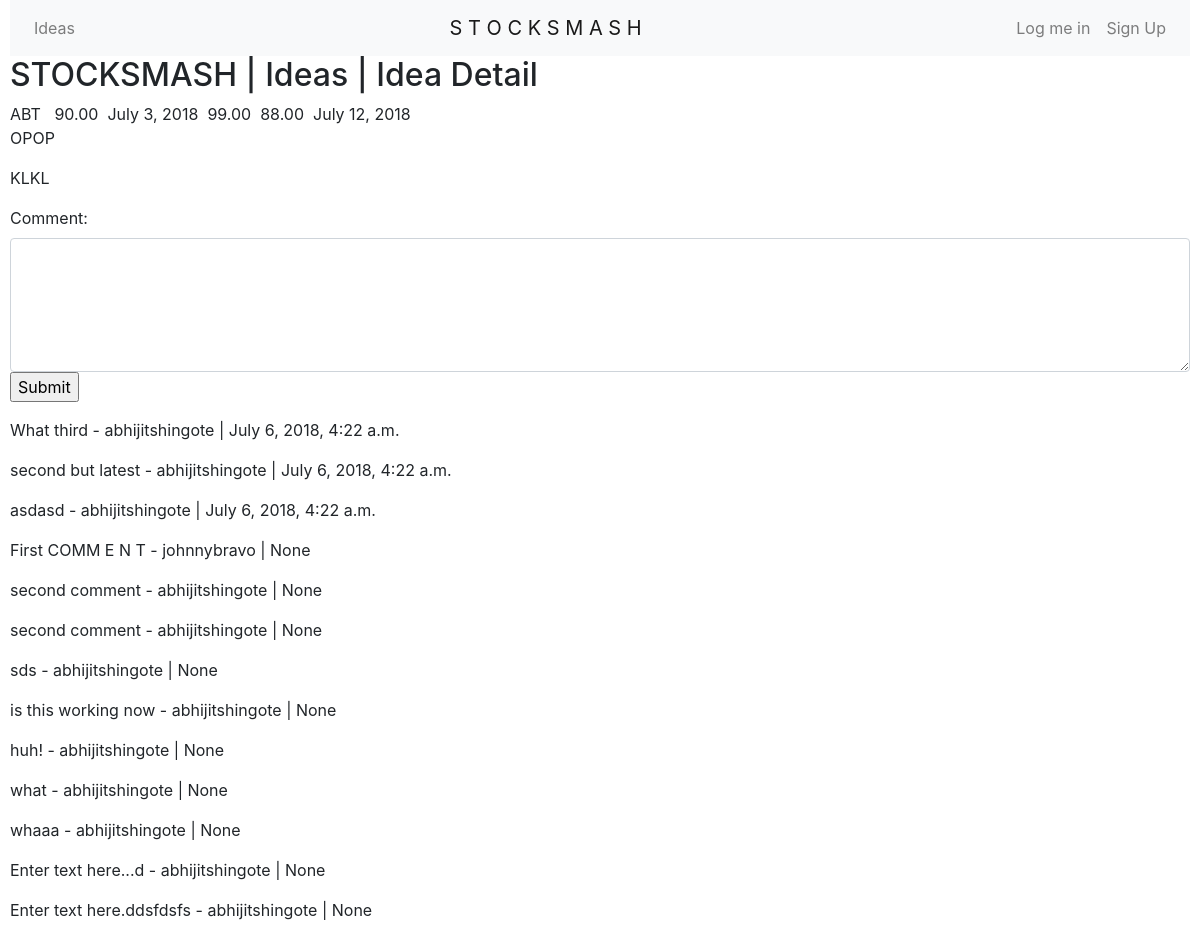
/ideas/13/, run on the app's committed database.
### ideas/models.py (models this page shows, shortened)
class Idea(models.Model):
	tickersymbol=models.ForeignKey('stocks.Stock',on_delete=models.CASCADE)
	buyprice=models.DecimalField(decimal_places=2,max_digits=9)
	buytimestamp=models.DateField(auto_now=True)
	targetprice=models.DecimalField(decimal_places=2,max_digits=9)
	tradeenddate=models.DateField()
	stoplossprice=models.DecimalField(decimal_places=2,max_digits=9)
	shortthesis=models.TextField(max_length=100)
	longthesis=models.TextField()
	user=models.ForeignKey(User,on_delete=models.CASCADE)
	created=models.DateField(auto_now_add=True)
	updated=models.DateField(auto_now=True)

class Comment(models.Model):
	comment_text=models.TextField()
	user=models.ForeignKey(User)
	idea=models.ForeignKey(Idea)
	created=models.DateTimeField(auto_now_add=True)
	updated=models.DateTimeField(auto_now=True)

### stocks/models.py (models this page shows)
class Stock(models.Model):
	tickersymbol=models.CharField(max_length=6)
	tickername=models.CharField(max_length=300)
	created=models.DateField(auto_now_add=True)
	updated=models.DateField(auto_now=True)
	def __str__(self):
		return self.tickersymbol

### ideas/views.py (the view, shortened to what this page needs)
# urls.py: url(r'^(?P<pk>\d+)/',IdeaLDetailView.as_view(),name='ideadetail'),
class IdeaLDetailView(DetailView):
	model=Idea
	def get_context_data(self,**kwargs):
		context=super(IdeaLDetailView,self).get_context_data(**kwargs)
		context['idea']=self.object
		i=self.object
		comments=i.comment_set.all().order_by('-created')
		context['comments']=comments
		return context

### templates/ideas/idea_detail.html (shortened to what this page needs)
{% extends 'base.html' %}
{% block content %}
	<h2>STOCKSMASH | Ideas | Idea Detail </h2>
	{{idea.tickersymbol}} &nbsp
		{{idea.buyprice}}&nbsp
			{{idea.buytimestamp}}&nbsp
				{{idea.targetprice}}&nbsp
				{{idea.stoplossprice}}&nbsp
				{{idea.tradeenddate}}&nbsp<br>
				<p>{{idea.shortthesis}}</p>
				<p>{{idea.longthesis}}</p>
<div class="form-group">
	<form action="{% url 'ideas:ideadetail' idea.pk %}" method="POST">
	  	<label>Comment:</label>
	  	<textarea class="form-control" rows="5" name="comment"></textarea>
  		<input type="submit">
	</form>
</div>
{% for comment in comments %}
<p>{{comment.comment_text}} - {{comment.user.username}} | {{comment.created}}</p>
{% endfor %}
{% endblock %}

### templates/base.html (style rules this page uses)
body { margin: 0 10px; }

### data on the page
Idea: tickersymbol "ABT", buyprice "90.00", buytimestamp "July 3, 2018", targetprice "99.00", stoplossprice "88.00", tradeenddate "July 12, 2018", shortthesis "OPOP", longthesis "KLKL"
Comment: comment_text "What third", user.username "abhijitshingote", created "July 6, 2018, 4:22 a.m."
Comment: comment_text "second but latest", user.username "abhijitshingote", created "July 6, 2018, 4:22 a.m."
Comment: comment_text "asdasd", user.username "abhijitshingote", created "July 6, 2018, 4:22 a.m."
Comment: comment_text "First COMM E N T", user.username "johnnybravo", created "None"
Comment: comment_text "second comment", user.username "abhijitshingote", created "None"
Comment: comment_text "second comment", user.username "abhijitshingote", created "None"
Comment: comment_text "sds", user.username "abhijitshingote", created "None"
Comment: comment_text "is this working now", user.username "abhijitshingote", created "None"
Comment: comment_text "huh!", user.username "abhijitshingote", created "None"
Comment: comment_text "what", user.username "abhijitshingote", created "None"
Comment: comment_text "whaaa", user.username "abhijitshingote", created "None"
Comment: comment_text "Enter text here...d", user.username "abhijitshingote", created "None"
Comment: comment_text "Enter text here.ddsfdsfs", user.username "abhijitshingote", created "None"
